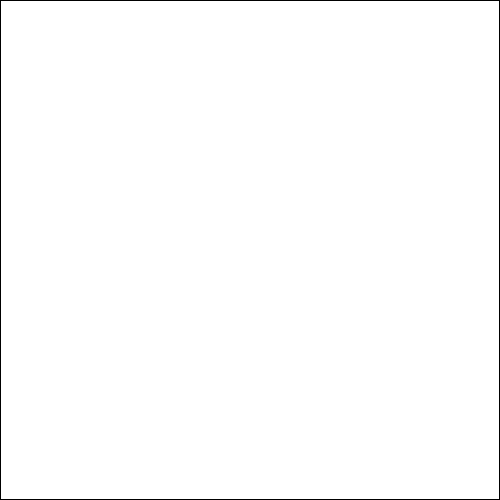
Frame 1 (no input)
Frame 60 (the mouse pressed at the canvas centre just before this capture): identical to frame 1, image omitted
Frame 120 (the mouse held since frame 60 and released just before this capture): identical to frame 1, image omitted

The Processing sketch that drew this single still picture (run headless with seeded random() and noise(); from frame 60 on, the mouse is pressed at the canvas centre):

// Processing sketch: celebration_card
// ── celebration_card.pde
//Global Variables
int appWidth, appHeight;
float xRect, yRect, widthRect, heightRect;
//
void setup() {
  //print & Printin
  println("Hello World");
  println("width:"+width, "\t","Height:"+height);
  println("Display Width: "+displayWidth, "\tDisplay Height: "+displayHeight);
  //Character Escapes, tab, new
  //
  //fullScreen();
  size(500, 500);
  int appWidth = width;
  int appHeight = height;
  //
  //population
  xRect = appWidth*0;
  yRect = appHeight*0;
  widthRect = appWidth-1;
  heightRect = appHeight-1;
  //
} //End setup 
// 

void draw() {
  rect(xRect, yRect, widthRect, heightRect);
} //End draw
// 
void KeyPressed() {} //End KeyPressed 
// 
void mousePressed() {} //End mousePressed
// 
//End MAIN Program
